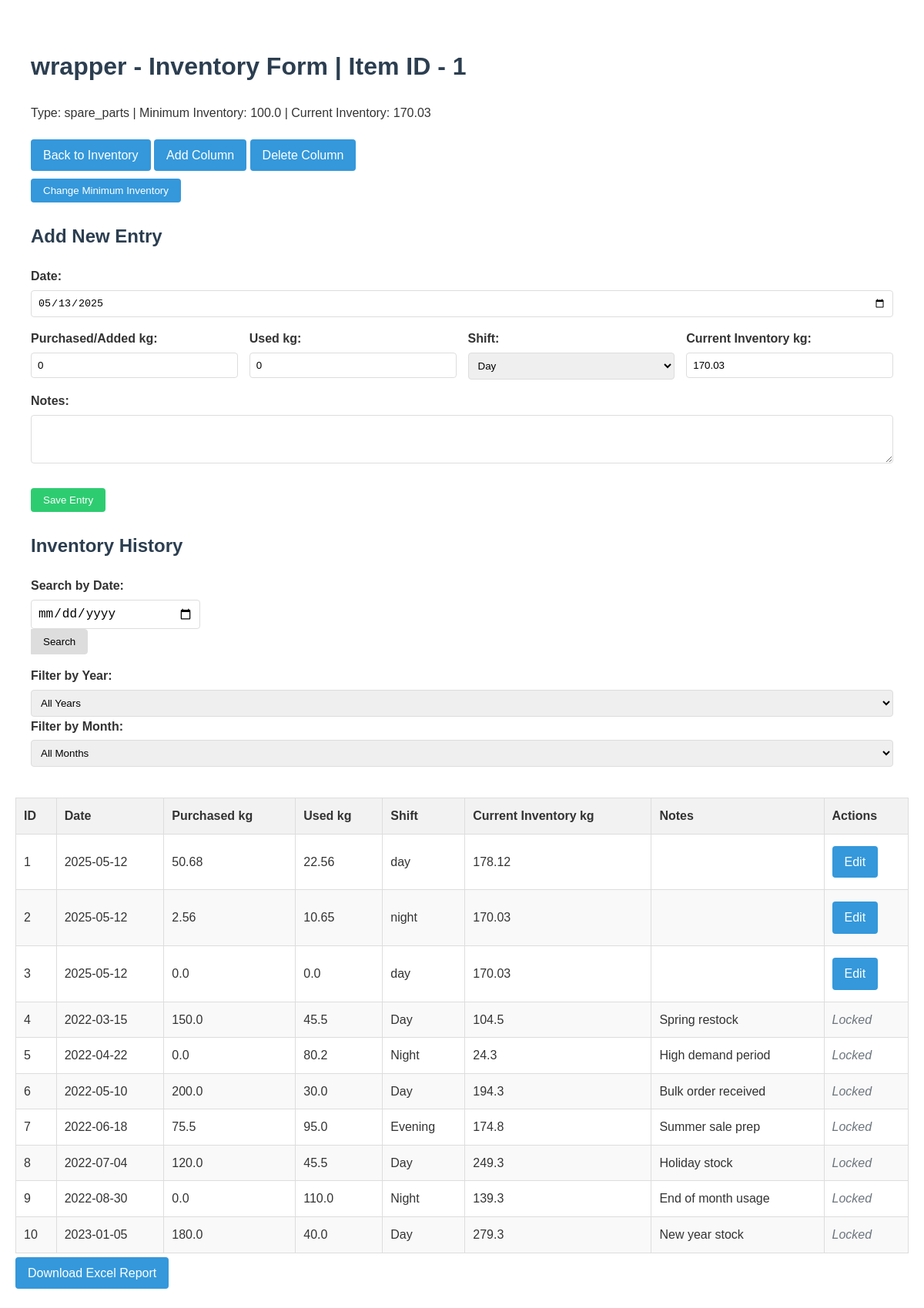
Page /item/1 on the committed database.
### tables this page shows
CREATE TABLE items
                     (id INTEGER PRIMARY KEY AUTOINCREMENT,
                      name TEXT UNIQUE,
                      item_type TEXT,
                      item_unit TEXT,
                      minimum_inventory REAL,
                      current_inventory REAL check(current_inventory >= 0) default 0,
                      init_inventory_pm REAL,
                      updated_at TIMESTAMP DEFAULT CURRENT_TIMESTAMP,
                      custom_fields TEXT);

CREATE TABLE item_wrapper (id INTEGER PRIMARY KEY AUTOINCREMENT, item_id INTEGER NOT NULL REFERENCES items(id) ON DELETE CASCADE, purchased_kg REAL, used_kg REAL, date DATE, current_inventory REAL CHECK(current_inventory >= 0) default 0, shift TEXT, notes TEXT);

### app.py (the view, shortened to what this page needs)
@app.route('/item/<int:item_id>', methods=['GET', 'POST'])
def item_form(item_id):
    conn = get_db_connection()
    c = conn.cursor()
    c.execute('SELECT name, item_type,item_unit, minimum_inventory,current_inventory, custom_fields FROM items WHERE id = ?', (item_id,))
    item = c.fetchone()
    if not item:
        return "Item not found", 404
    item_name, item_type, item_unit ,min_inv,cur_inv, custom_fields_str = item
    custom_fields = json.loads(custom_fields_str) if custom_fields_str else {}
    table_name = f"item_{normalize_names(item_name)}"
    month = request.args.get('month')
    year = request.args.get('year')
    search_res = request.args.get('date_search')
    print(search_res , "!!!!!!!!!!!!here")
    query = f"SELECT * FROM {table_name}"
    params = []
    query += " ORDER BY id ASC limit 10"
    c.execute(query, params)
    columns = [description[0] for description in c.description]
    entries = [dict(zip(columns, row)) for row in c.fetchall()]
    c.execute(f"SELECT DISTINCT strftime('%Y', date) AS year FROM {table_name} ORDER BY year")
    available_years = [row[0] for row in c.fetchall()]
    months_map = {
        '01': 'January', '02': 'February', '03': 'March',
        '04': 'April', '05': 'May', '06': 'June',
        '07': 'July', '08': 'August', '09': 'September',
        '10': 'October', '11': 'November', '12': 'December'
        }
    c.execute(f"SELECT DISTINCT strftime('%m-%Y', date) AS month_year FROM {table_name} ORDER BY month_year DESC")
    available_months = [ (row[0], months_map.get(row[0][:2], 'Unknown')) for row in c.fetchall()]
    print(available_months)
    conn.close()
    return render_template('item_form.html',
                         item_id=item_id,
                         item_name=item_name,
                         item_type=item_type,
                         item_unit = item_unit,
                         min_inv=min_inv,
                         cur_inv = cur_inv,
                         custom_fields=custom_fields,
                         entries=entries,
                         current_date=datetime.now().strftime('%Y-%m-%d'),
                         available_years=available_years,
                         available_months=available_months,
                         current_year=year,
                         current_month=month)

### app.py (called while the page is built)
@app.context_processor
def inject_datetime():
    return {'datetime': datetime}

def get_db_connection():
    conn = sqlite3.connect(DATABASE)
    conn.execute("PRAGMA foreign_keys = ON")
    return conn

def normalize_names(names: str) -> str:
    char_map = {
            '.': '_dot_',
            '/': '_slash_',
            '*': '_star_',
            '-': '_dash_',      # Space becomes regular underscore
    }
    print(names  + "!!!!!!!!!!!!!!!!!!!!!!!!!!!!!!!!")
    for char, replacement in char_map.items():
        names = names.replace(char, replacement)
    if names and names[0].isdigit():
        names = 'n' + names
    names = names.lower()
    return re.sub(r'[^A-Za-z0-9]', '_', names)

### templates/Item_form.html (shortened to what this page needs)
{% extends "base.html" %}
{% block content %}
    <h1>{{ item_name }} - Inventory Form | Item ID - {{ item_id }}</h1>
    <p>Type: {{ item_type }} | Minimum Inventory: {{ min_inv }} | Current Inventory: {{ cur_inv }}</p>
    <a href="{{ url_for('index') }}" class="btn">Back to Inventory</a>
    <a href="{{ url_for('add_column', item_id=item_id) }}" class="btn">Add Column</a>
    <a href="{{ url_for('delete_column', item_id=item_id) }}" class="btn">Delete Column</a>
    <div class="min-inv-control">
        <button onclick="toggleMinInvEdit()" class="btn" id="editMinInvBtn">
            Change Minimum Inventory
        </button>
    </div>
    <h2>Add New Entry</h2>
    <form method="POST" class="entry-form">
        <div class="form-group">
            <label for="date">Date:</label>
            <input type="date" id="date" name="date" required>
        </div>
        <div class="form-row">
            <div class="form-group">
                <label for="purchased">Purchased/Added {{item_unit}}:</label>
                <input type="number" id="purchased" name="purchased" min="0" value="0" step="0.001" required>
            </div>
            <div class="form-group">
                <label for="used">Used {{item_unit}}:</label>
                <input type="number" id="used" name="used" min="0" value="0" step="0.001" required>
            </div>
            <div class="form-group">
                <label for="shift">Shift:</label>
                <select id="shift" name="shift" required>
                    <option value="day">Day</option>
                </select>
            </div>
            <div class="form-group">
                <label for="current_inventory">Current Inventory {{item_unit}}:</label>
                <input type="number" id="current_inventory" name="current_inventory" min="0" value={{cur_inv}}  readonly>
            </div>
        </div>
        <div class="form-group">
            <label for="notes">Notes:</label>
            <textarea id="notes" name="notes" rows="3"></textarea>
        </div>
        <div class="form-actions">
            <button type="submit" class="btn primary">Save Entry</button>
        </div>
    </form>
    <h2>Inventory History</h2>
<div class="search-container">
    <form method="GET" action="{{ url_for('item_form', item_id=item_id) }}" class="date-search-form">
        <div class="search-group">
            <label for="date_search">Search by Date:</label>
            <div class="input-group">
                <input type="date" id="date_search" name="date_search" class="search-input" value="{{ search_res if search_res else '' }}"
                       max="{{ datetime.now().strftime('%Y-%m-%d') }}">
                <button type="submit" formaction="{{ url_for('item_form', item_id=item_id) }}" class="search-btn">
                     Search
                </button>
            </div>
        </div>
    </form>
</div>
    <form method="GET" action="{{ url_for('item_form', item_id=item_id) }}">
        <div class="filter-group">
            <label for="year">Filter by Year:</label>
            <select name="year" id="year" onchange="this.form.submit()">
                <option value="">All Years</option>
            </select>
        </div>
        <div class="filter-group">
            <label for="month">Filter by Month:</label>
            <select name="month" id="month" onchange="this.form.submit()">
                <option value="">All Months</option>
            </select>
        </div>
    </form>
</div>
    <table class="inventory-table">
        <thead>
            <tr>
                <th>ID</th>
                <th>Date</th>
                <th>Purchased {{item_unit}}</th>
                <th>Used {{item_unit}}</th>
                <th>Shift</th>
                <th>Current Inventory {{item_unit}}{{Unit}}</th>
                <th>Notes</th>
                <th>Actions</th>
            </tr>
        </thead>
        <tbody>
            {% for entry in entries %}
                <tr>
                    <td>{{entry.id}}</td>
                    <td>{{ entry.date }}</td>
                    <td>{{ entry['purchased_' ~ item_unit] }}</td>
                    <td>{{ entry['used_' ~ item_unit] }}</td>
                    <td>{{ entry.shift }}</td>
                    <td>{{entry.current_inventory}}</td>
                    <td>{{ entry.notes }}</td>
                    <td>
                        {% set entry_date = entry.date %}
                        {% set today = datetime.now().strftime('%Y-%m-%d') %}
                        {% if (datetime.strptime(today, '%Y-%m-%d') - datetime.strptime(entry_date, '%Y-%m-%d')).days <= 1 %}
                            <a href="{{ url_for('edit_entry', item_id=item_id, entry_id=entry.id) }}"
                            class="btn btn-sm btn-outline-primary">Edit</a>
                        {% else %}
                        <span class="text-muted">Locked</span>
                        {% endif %}
                    </td>
                </tr>
            {% endfor %}
        </tbody>
    </table>
    <div class="download-section">
        <a href="{{ url_for('generate_excel', item_id=item_id) }}" class="btn download-btn">
            Download Excel Report
        </a>
    </div>
{% endblock %}

### static/style.css (style rules this page uses)
body { font-family: Arial, sans-serif; line-height: 1.6; margin: 0; padding: 20px; color: #333; }
a { text-decoration: none; }
h1, h2, h3 { color: #2c3e50; }
.btn { display: inline-block; padding: 8px 16px; background-color: #3498db; color: white; text-decoration: none; border-radius: 4px; border: none; cursor: pointer; margin: 5px 0; }
.btn.primary { background-color: #2ecc71; }
.form-group { margin-bottom: 15px; }
.form-row { display: flex; gap: 15px; }
.form-row .form-group { flex: 1; }
.text-muted { color: #6c757d; font-style: italic; }
.search-container { margin: 15px 0; display: flex; }
.search-input { padding: 8px 15px; border: 1px solid #ddd; border-radius: 4px 0 0 4px; width: 300px; font-size: 16px; }
.search-btn { padding: 8px 15px; background: #ddd; border: 1px solid #ddd; border-radius: 0 4px 4px 0; cursor: pointer; }
label { display: block; margin-bottom: 5px; font-weight: bold; }
input[type="text"], input[type="number"], input[type="date"], select, textarea { width: 100%; padding: 8px; border: 1px solid #ddd; border-radius: 4px; box-sizing: border-box; }
textarea { resize: vertical; }
.form-actions { margin-top: 20px; }
.inventory-table { width: 100%; border-collapse: collapse; margin-top: 20px; }
.inventory-table th, .inventory-table td { padding: 10px; border: 1px solid #ddd; text-align: left; }
.inventory-table th { background-color: #f2f2f2; }
.inventory-table tr:nth-child(even) { background-color: #f9f9f9; }

### rows in the picture
items: name "wrapper", item_type "spare_parts", minimum_inventory "100.0", current_inventory "170.03", item_unit "kg"
item_wrapper: id "1", date "2025-05-12", purchased_kg.item_unit "50.68", used_kg.item_unit "22.56", shift "day", current_inventory "178.12"
item_wrapper: id "2", date "2025-05-12", purchased_kg.item_unit "2.56", used_kg.item_unit "10.65", shift "night", current_inventory "170.03"
item_wrapper: id "3", date "2025-05-12", purchased_kg.item_unit "0.0", used_kg.item_unit "0.0", shift "day", current_inventory "170.03"
item_wrapper: id "4", date "2022-03-15", purchased_kg.item_unit "150.0", used_kg.item_unit "45.5", shift "Day", current_inventory "104.5", notes "Spring restock", shows "Locked"
item_wrapper: id "5", date "2022-04-22", purchased_kg.item_unit "0.0", used_kg.item_unit "80.2", shift "Night", current_inventory "24.3", notes "High demand period", shows "Locked"
item_wrapper: id "6", date "2022-05-10", purchased_kg.item_unit "200.0", used_kg.item_unit "30.0", shift "Day", current_inventory "194.3", notes "Bulk order received", shows "Locked"
item_wrapper: id "7", date "2022-06-18", purchased_kg.item_unit "75.5", used_kg.item_unit "95.0", shift "Evening", current_inventory "174.8", notes "Summer sale prep", shows "Locked"
item_wrapper: id "8", date "2022-07-04", purchased_kg.item_unit "120.0", used_kg.item_unit "45.5", shift "Day", current_inventory "249.3", notes "Holiday stock", shows "Locked"
item_wrapper: id "9", date "2022-08-30", purchased_kg.item_unit "0.0", used_kg.item_unit "110.0", shift "Night", current_inventory "139.3", notes "End of month usage", shows "Locked"
item_wrapper: id "10", date "2023-01-05", purchased_kg.item_unit "180.0", used_kg.item_unit "40.0", shift "Day", current_inventory "279.3", notes "New year stock", shows "Locked"

### other values in the picture
{{ item_id }} "1"
